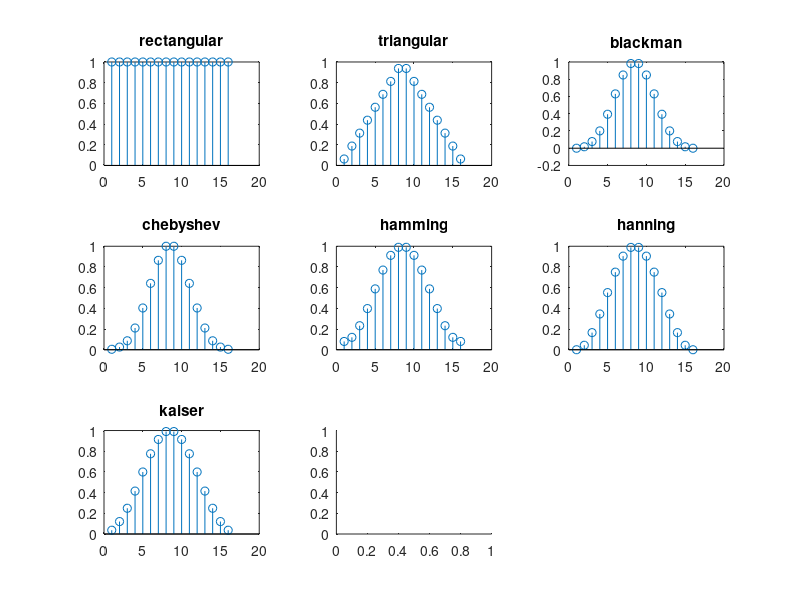

Write MATLAB code to recreate this figure. (Note: this script raises an error after producing the figure.)
% script-ul are rolul de a desena raspunsurile caracteristice ferestrelor
% si de a ilustra ulterior comportamentul in frecventa


M=16;%16
r=90; %80-100 
beta=5;  %0-10
alfa=50; %0-100
L=2; %0-3

subplot(3,3,1);
w1=boxcar(M);
stem(w1);
title("rectangular");

subplot(3,3,2);
w2=triang(M);
stem(w2);
title("triangular");

subplot(3,3,3);
w3=blackman(M);
stem(w3);
title("blackman");

subplot(3,3,4);
w4=chebwin(M,r);
stem(w4);
title("chebyshev");

subplot(3,3,5);
w5=hamming(M);
stem(w5);
title("hamming");

subplot(3,3,6);
w6=hanning(M);
stem(w6);
title("hanning");

subplot(3,3,7);
w7=kaiser(M, beta);
stem(w7);
title("kaiser");

subplot(3,3,8);
w8=lanczos(M,L);
stem(w8);
title("lanczos");


subplot(3,3,9);
w9=tukeywin(M,alfa);
stem(w9);
title("tukey");

figure();   %%%%%%%%%%%%%%%%%%%%%%%%%%%%%%%%%%%%%%%%%%%%%%%%%%%%%%%%%%%%%%
r=80;
subplot(4,3,1);
w4=chebwin(M,r);
stem(w4);
title("chebyshev r=80");

r=90;
subplot(4,3,2);
w4=chebwin(M,r);
stem(w4);
title("chebyshev r=90");

r=100;
subplot(4,3,3);
w4=chebwin(M,r);
stem(w4);
title("chebyshev r=100");


beta=1;
subplot(4,3,4);
w7=kaiser(M, beta);
stem(w7);
title("kaiser beta=1");

beta=5;
subplot(4,3,5);
w7=kaiser(M, beta);
stem(w7);
title("kaiser beta=5");

beta=10;
subplot(4,3,6);
w7=kaiser(M, beta);
stem(w7);
title("kaiser beta=10");



L=1;
subplot(4,3,7);
w8=lanczos(M,L);
stem(w8);
title("lanczos L=1");

L=2;
subplot(4,3,8);
w8=lanczos(M,L);
stem(w8);
title("lanczos L=2");

L=3;
subplot(4,3,9);
w8=lanczos(M,L);
stem(w8);
title("lanczos L=3");


alfa=10;
subplot(4,3,10);
w9=tukeywin(M,alfa);
stem(w9);
title("tukey alfa=10");

alfa=50;
subplot(4,3,11);
w9=tukeywin(M,alfa);
stem(w9);
title("tukey alfa=50");

alfa=100;
subplot(4,3,12);
w9=tukeywin(M,alfa);
stem(w9);
title("tukey alfa=100");

% % % % % % % % % % % % punctul% b)%%%%%%%%%%%%%%%%%%%%%%%%%%%%%%%%%%%%%%%
%%
figure();
M=16;
r=90; %80-100 
beta=5;  %0-10
alfa=50; %0-100
L=2; %0-3

subplot(3,3,1);
w1=boxcar(M);
w1=w1/sum(w1);
[W,om]=freqz(w1);
plot(om,mag2db(abs(W)));
title("rectangular");

subplot(3,3,2);
w2=triang(M);
w2=w2/sum(w2);
[W,om]=freqz(w2);
plot(om,mag2db(abs(W)));
title("triangular");

subplot(3,3,3);
w3=blackman(M);
w3=w3/sum(w3);
[W,om]=freqz(w3);
plot(om,mag2db(abs(W)));
title("blackman");

subplot(3,3,4);
w4=chebwin(M,r);
w4=w4/sum(w4);
[W,om]=freqz(w4);
plot(om,mag2db(abs(W)));
title("chebyshev");

subplot(3,3,5);
w5=hamming(M);
w5=w5/sum(w5);
[W,om]=freqz(w5);
plot(om,mag2db(abs(W)));
title("hamming");

subplot(3,3,6);
w6=hanning(M);
w6=w6/sum(w6);
[W,om]=freqz(w6);
plot(om,mag2db(abs(W)));
title("hanning");

subplot(3,3,7);
w7=kaiser(M, beta);
w7=w7/sum(w7);
[W,om]=freqz(w7);
plot(om,mag2db(abs(W)));
title("kaiser");

subplot(3,3,8);
w8=lanczos(M,L);
w8=w8/sum(w8);
[W,om]=freqz(w8);
plot(om,mag2db(abs(W)));
title("lanczos");


subplot(3,3,9);
w9=tukeywin(M,alfa);
w9=w9/sum(w9);
[W,om]=freqz(w9);
plot(om,mag2db(abs(W)));
title("tukey");






figure();   %%%%%%%%%%%%%%%%%%%%%%%%%%%%%%%%%%%%%%%%%%%%%%%%%%%%%%%%%%%%%%
r=80;
subplot(4,3,1);
w4=chebwin(M,r);
w4=w4/sum(w4);
[W,om]=freqz(w4);
plot(om,mag2db(abs(W)));
title("chebyshev r=80");

r=90;
subplot(4,3,2);
w4=chebwin(M,r);
w4=w4/sum(w4);
[W,om]=freqz(w4);
plot(om,mag2db(abs(W)));
title("chebyshev r=90");

r=100;
subplot(4,3,3);
w4=chebwin(M,r);
w4=w4/sum(w4);
[W,om]=freqz(w4);
plot(om,mag2db(abs(W)));
title("chebyshev r=100");


beta=1;
subplot(4,3,4);
w7=kaiser(M, beta);
w7=w7/sum(w7);
[W,om]=freqz(w7);
plot(om,mag2db(abs(W)));
title("kaiser beta=1");

beta=5;
subplot(4,3,5);
w7=kaiser(M, beta);
w7=w7/sum(w7);
[W,om]=freqz(w7);
plot(om,mag2db(abs(W)));
title("kaiser beta=5");

beta=10;
subplot(4,3,6);
w7=kaiser(M, beta);
w7=w7/sum(w7);
[W,om]=freqz(w7);
plot(om,mag2db(abs(W)));
title("kaiser beta=10");



L=1;
subplot(4,3,7);
w8=lanczos(M,L);
w8=w8/sum(w8);
[W,om]=freqz(w8);
plot(om,mag2db(abs(W)));
title("lanczos L=1");

L=2;
subplot(4,3,8);
w8=lanczos(M,L);
w8=w8/sum(w8);
[W,om]=freqz(w8);
plot(om,mag2db(abs(W)));
title("lanczos L=2");

L=3;
subplot(4,3,9);
w8=lanczos(M,L);
w8=w8/sum(w8);
[W,om]=freqz(w8);
plot(om,mag2db(abs(W)));
title("lanczos L=3");


alfa=10;
subplot(4,3,10);
w9=tukeywin(M,alfa);
w9=w9/sum(w9);
[W,om]=freqz(w9);
plot(om,mag2db(abs(W)));
title("tukey alfa=10");

alfa=50;
subplot(4,3,11);
w9=tukeywin(M,alfa);
w9=w9/sum(w9);
[W,om]=freqz(w9);
plot(om,mag2db(abs(W)));
title("tukey alfa=50");

alfa=100;
subplot(4,3,12);
w9=tukeywin(M,alfa);
w9=w9/sum(w9);
[W,om]=freqz(w9);
plot(om,mag2db(abs(W)));
title("tukey alfa=100");








%pentru M=16 rezultatele in frecventa nu sunt prea clare, deci voi creste M
%pentru a obtine rezultate mai vizibile

%pentru M=50 se observa proprietatea cum ca dupa un varf ascutit, urmeaza
%lobi mai pronuntati, spre deosebire de lobii unui varf mai lat

% clasamentul pe baza rezultatelor obtinute ar fi:
% 1 kaiser
% 2 lanczos
% 3 hamming
% 4 hanning
% 5 tukey
% 6 blackman
% 7 rectangular
% 8 chebyshev
% 9 triangular

